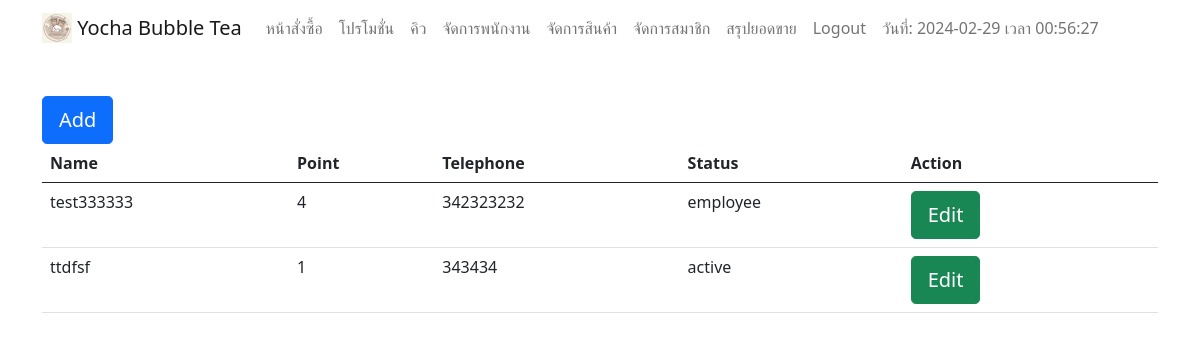
The page /owner/manage_member.php (signed in) on the database as committed earlier.
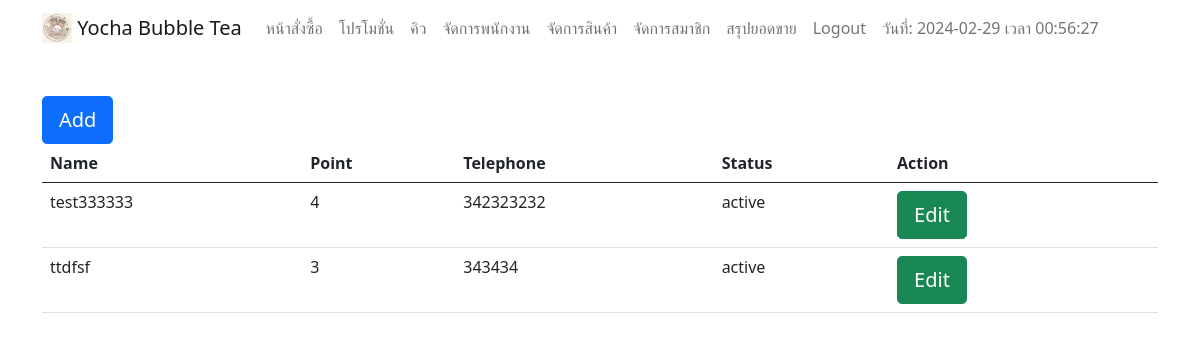
The same page on the database as committed later.
### tables this page shows
CREATE TABLE `member` (
  `member_id` int(11) NOT NULL,
  `name` varchar(50) NOT NULL,
  `address` varchar(200) NOT NULL,
  `telephone` int(15) NOT NULL,
  `status` varchar(30) NOT NULL,
  `point` varchar(15) NOT NULL,
  `line` varchar(50) NOT NULL
);

### owner/manage_member.php (the view, shortened to what this page needs)
<?php
include("navbar_owner.php");
include ("../connection.php");
$sql = "SELECT * FROM member";
$result = $conn->query($sql);
if ($result->num_rows > 0) {
    echo "<div class='container'>";
    echo "<br>";
    echo "<a href='add_member.php'><button type='button'  class='btn btn-primary btn-lg'>Add</button> </a>";
    echo "<div class='table-responsive'>";
    echo "<table class='table '>";
    echo "<thead><tr><th>Name</th><th>Point</th><th>Telephone</th><th>Status</th><th>Action</th></tr></thead>";
    echo "<tbody>";
    while($row = $result->fetch_assoc()) {
        echo "<tr><td>".$row["name"]."</td><td>".$row["point"]."</td><td>".$row["telephone"]."</td><td>".$row["status"]."</td>
        <td>
        <a href='edit_member.php?id=".$row["member_id"]."'><button type='button'  class='btn btn-success btn-lg'>Edit</button></a>
        &nbsp;&nbsp;&nbsp;
        </td></tr>";
    }
    echo "</tbody>";
    echo "</table>";
    echo "</div>";
    echo "</div>";
} else {
    echo "0 results";
}
?>

Rows that differ between the two databases and show on the page:
changed member "test333333": status "employee" → "active"
changed member "ttdfsf": point "1" → "3"
